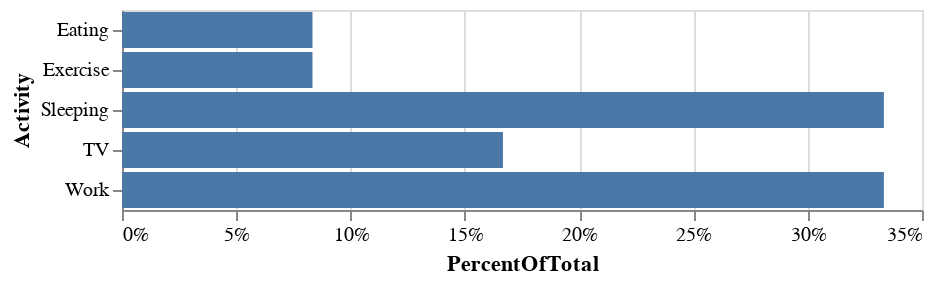

Write notebook code for a chart like this one.
### Code cell
import altair as alt
import pandas as pd

source = pd.DataFrame({'Activity': ['Sleeping', 'Eating', 'TV', 'Work', 'Exercise'],
                              'Time': [8, 2, 4, 8, 2]})

alt.Chart(source).transform_joinaggregate(
    TotalTime='sum(Time)',
).transform_calculate(
    PercentOfTotal="datum.Time / datum.TotalTime"
).mark_bar().encode(
    alt.X('PercentOfTotal:Q', axis=alt.Axis(format='.0%')),
    y='Activity:N'
)

### Figure 1 — Vega-Lite specification as saved in the notebook (floating-point values rounded to 4 significant figures)
{"config": {"view": {"continuousWidth": 400, "continuousHeight": 300}}, "data": {"name": "data-b65fb8da81d8d9141134bef309e2af20"}, "mark": "bar", "encoding": {"x": {"type": "quantitative", "axis": {"format": ".0%"}, "field": "PercentOfTotal"}, "y": {"type": "nominal", "field": "Activity"}}, "transform": [{"joinaggregate": [{"op": "sum", "field": "Time", "as": "TotalTime"}]}, {"calculate": "datum.Time / datum.TotalTime", "as": "PercentOfTotal"}], "$schema": "https://vega.github.io/schema/vega-lite/v4.8.1.json", "datasets": {"data-b65fb8da81d8d9141134bef309e2af20": [{"Activity": "Sleeping", "Time": 8}, {"Activity": "Eating", "Time": 2}, {"Activity": "TV", "Time": 4}, {"Activity": "Work", "Time": 8}, {"Activity": "Exercise", "Time": 2}]}}
